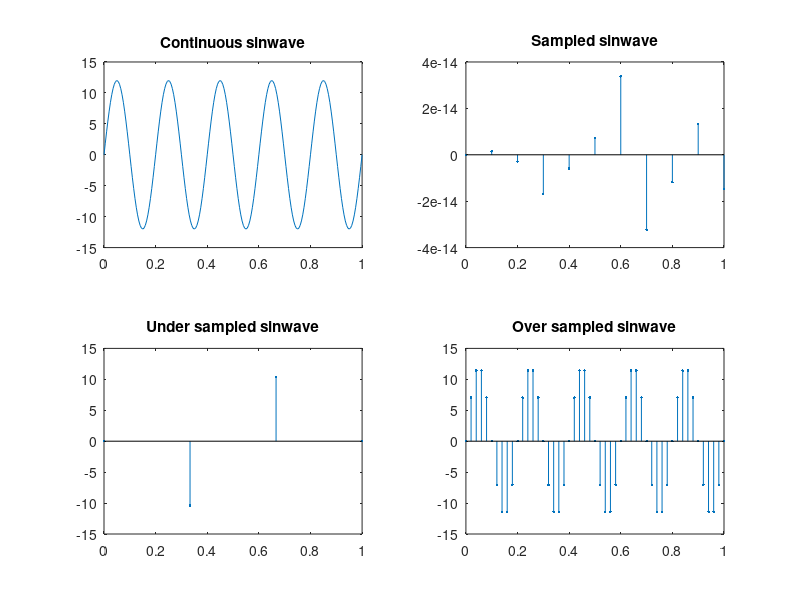

Recreate this plot in MATLAB.
clc
clear all
close all

#Sin wave
f = 5;
a = 12;
t = 0:0.005:1;
analogSin = a*sin(2*pi*f*t);
subplot(2, 2, 1);
plot(t, analogSin);
title('Continuous sinwave');

#Sampled sin wave with fs = 2*f
fs = f*2;
ts = 0:1/fs:1;
sampledSin = a*sin(2*pi*f*ts);
subplot(2, 2, 2);
grid on;
stem(ts, sampledSin, '.');
hold on;
title('Sampled sinwave');

#Under sampled sin wave with fs < 2*f
fs = 3;
ts = 0:1/fs:1;
underSampled = a*sin(2*pi*f*ts);
subplot(2, 2, 3);
stem(ts, underSampled, '.');
title('Under sampled sinwave');

#Over sampled sin wave with fs > 2*f
fs = f*10;
ts = 0:1/fs:1;
overSampled = a*sin(2*pi*f*ts);
subplot(2, 2, 4);
stem(ts, overSampled, '.');
title('Over sampled sinwave');
